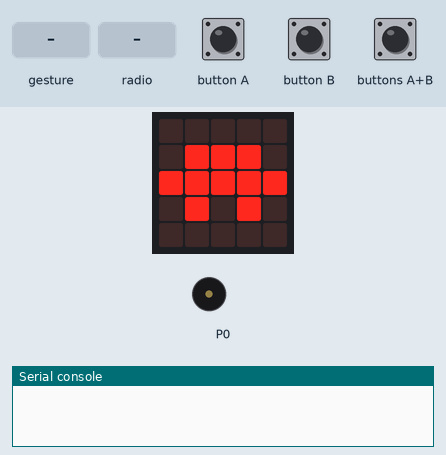
A program run on a simulated BBC micro:bit (MakeCode). Parts: the board's 5×5 LED display, buzzer (waves = sounding), the last lines printed to the serial console. The test bench sets the inputs (shaded band). Random numbers come from a fixed seed; no radio messages arrive unless stated (any console line starting 'radio sent:' is added by the test bench); a tilt is held for 1.5 s and a shake lasts 1 s, then the board lies face up again.

Above: at 1.2 s.
1.3 s: buttons A+B pressed for 0.15 s
At 2.9 s:
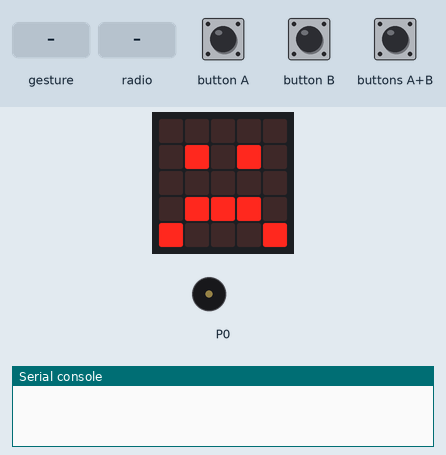
4.4 s: gesture 'shake'
At 6.7 s:
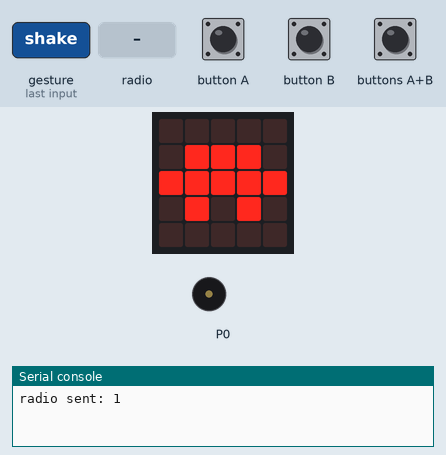
7.1 s: radio message "1" arrives
At 8.1 s:
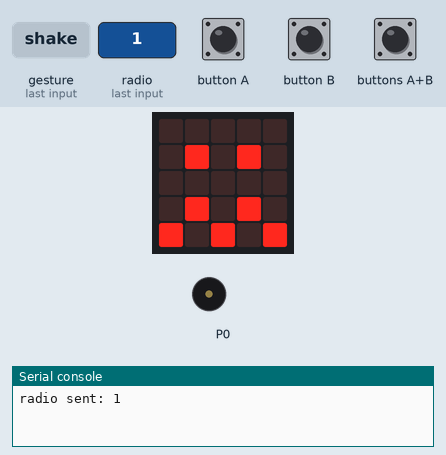
Timing chart, 0 to 15.6 s (numbered marks = the images above; inputs shaded):
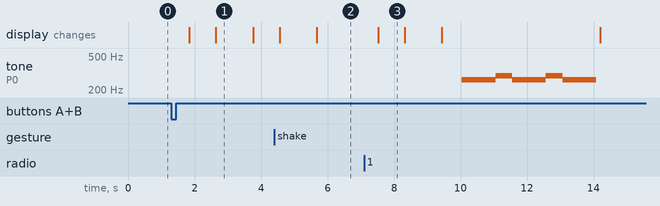

Measured:
- after the input at 1.3 s, the display: first changes after 0.54 s (image 1 shows a later state)
- after the input at 7.1 s, tone on P0: silent → 262 Hz after 2.9 s, then repeats every 1.5 s: 294 Hz 0.51 s, 262 Hz 1.0 s; the display: changes after 0.42 s (image 3)
- what the display in image 1 shows lasts 1.2 s, from 2.6 s to 3.8 s
- what the display in image 3 shows lasts 0.8 s, from 7.5 s to 8.3 s

The program:

main.ts
```typescript
radio.onReceivedNumber(function (receivedNumber) {
    potato = receivedNumber
})
input.onGesture(Gesture.Shake, function () {
    if (potato > 0) {
        radio.sendNumber(potato)
        potato = -1
    }
})
input.onButtonPressed(Button.AB, function () {
    potato = randint(0, 10)
})
let potato = 0
radio.setGroup(33)
potato = -1
let vida = 2
basic.forever(function () {
    if (potato < 0) {
        basic.showIcon(IconNames.Tortoise)
    }
    if (potato == 0) {
        basic.showIcon(IconNames.Skull)
        music.playMelody("C C D C C D C C ", 120)
        basic.pause(100)
        vida += -1
        potato = -1
    }
    if (potato > 0) {
        basic.showIcon(IconNames.Confused)
        basic.pause(200)
        basic.showIcon(IconNames.Sad)
        potato += -1
        basic.pause(500)
    }
    if (vida <= 0) {
        basic.pause(500)
        basic.showString("Game over")
    }
})
```

test.ts
```typescript
// aquí va el archivo "tests"; esto no se compilará cuando este paquete se utilice como una extensión.
```
